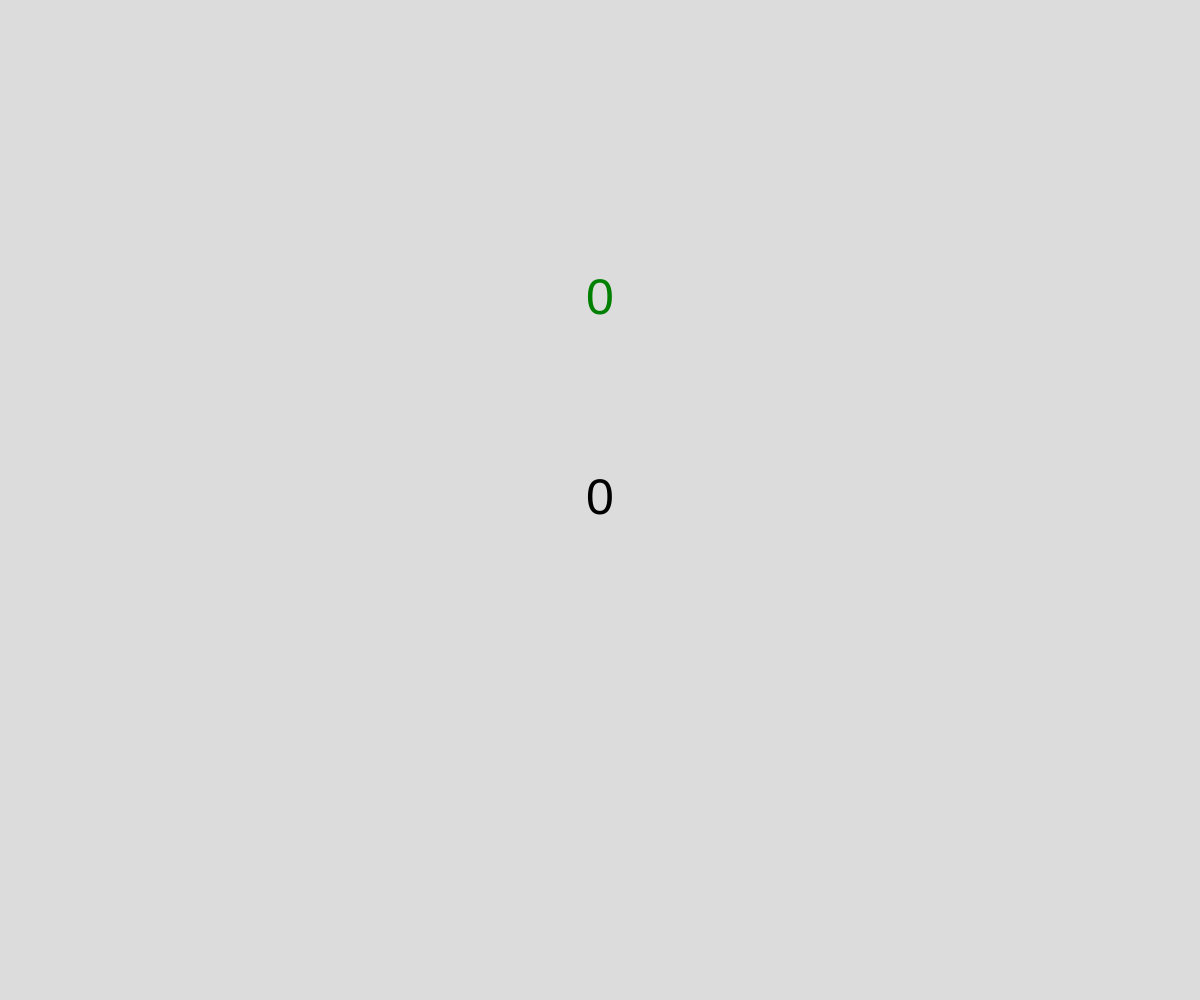
Frame 1 (no input)
Frame 60 (no input): identical to frame 1, image omitted
Frame 120 (the mouse pressed at the canvas centre since frame 60): identical to frame 1, image omitted

The p5.js sketch that drew this single still picture (run headless with seeded random() and noise() and a simulated clock; from frame 60 on, the mouse is pressed at the canvas centre):

// p5.js sketch
// ── sketch.js
// Project Title
// Your Name
// Date
//
// Extra for Experts:
// - describe what you did to take this project "above and beyond"

let numberOfClicks = 0;
let highestClickEver = 0;


function setup() {
  createCanvas(windowWidth, windowHeight);

  //is there old highscore?
  if (getItem("highClick")){
    highestClickEver = getItem("highClick");
  }
}

function draw() {
  background(220);

  displayClicks();

  displayHighest();
}

function keyPressed(){
  numberOfClicks++;

  if (numberOfClicks > highestClickEver){
    highestClickEver = numberOfClicks;
    storeItem("highClick", highestClickEver);
  }
}

function displayClicks(){
  fill("black");
  textSize(50);
  textAlign(CENTER, CENTER);
  text(numberOfClicks, width/2, height/2);
}

function displayHighest(){
  fill("green");
  textSize(50);
  textAlign(CENTER, CENTER);
  text(highestClickEver, width/2, height/2 - 200);
}
